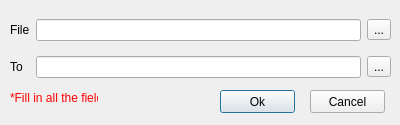
<?xml version="1.0" encoding="UTF-8"?>
<ui version="4.0">
 <class>Copy</class>
 <widget class="QDialog" name="Copy">
  <property name="geometry">
   <rect>
    <x>0</x>
    <y>0</y>
    <width>400</width>
    <height>125</height>
   </rect>
  </property>
  <property name="windowTitle">
   <string>Copy File</string>
  </property>
  <property name="modal">
   <bool>false</bool>
  </property>
  <widget class="QWidget" name="gridLayoutWidget">
   <property name="geometry">
    <rect>
     <x>10</x>
     <y>10</y>
     <width>381</width>
     <height>77</height>
    </rect>
   </property>
   <layout class="QGridLayout" name="gridLayout">
    <item row="1" column="1">
     <widget class="QLineEdit" name="Dir"/>
    </item>
    <item row="1" column="2">
     <widget class="QToolButton" name="PathButton_2">
      <property name="text">
       <string>...</string>
      </property>
     </widget>
    </item>
    <item row="0" column="1">
     <widget class="QLineEdit" name="File"/>
    </item>
    <item row="0" column="2">
     <widget class="QToolButton" name="PathButton">
      <property name="text">
       <string>...</string>
      </property>
     </widget>
    </item>
    <item row="0" column="0">
     <widget class="QLabel" name="label_2">
      <property name="text">
       <string>File</string>
      </property>
     </widget>
    </item>
    <item row="1" column="0">
     <widget class="QLabel" name="label_3">
      <property name="text">
       <string>To</string>
      </property>
     </widget>
    </item>
   </layout>
  </widget>
  <widget class="QPushButton" name="Ok">
   <property name="geometry">
    <rect>
     <x>220</x>
     <y>90</y>
     <width>75</width>
     <height>23</height>
    </rect>
   </property>
   <property name="text">
    <string>Ok</string>
   </property>
  </widget>
  <widget class="QPushButton" name="Cancel">
   <property name="geometry">
    <rect>
     <x>310</x>
     <y>90</y>
     <width>75</width>
     <height>23</height>
    </rect>
   </property>
   <property name="text">
    <string>Cancel</string>
   </property>
  </widget>
  <widget class="QLabel" name="label">
   <property name="enabled">
    <bool>true</bool>
   </property>
   <property name="geometry">
    <rect>
     <x>10</x>
     <y>90</y>
     <width>88</width>
     <height>16</height>
    </rect>
   </property>
   <property name="palette">
    <palette>
     <active>
      <colorrole role="WindowText">
       <brush brushstyle="SolidPattern">
        <color alpha="255">
         <red>255</red>
         <green>0</green>
         <blue>0</blue>
        </color>
       </brush>
      </colorrole>
     </active>
     <inactive>
      <colorrole role="WindowText">
       <brush brushstyle="SolidPattern">
        <color alpha="255">
         <red>255</red>
         <green>0</green>
         <blue>0</blue>
        </color>
       </brush>
      </colorrole>
     </inactive>
     <disabled>
      <colorrole role="WindowText">
       <brush brushstyle="SolidPattern">
        <color alpha="255">
         <red>120</red>
         <green>120</green>
         <blue>120</blue>
        </color>
       </brush>
      </colorrole>
     </disabled>
    </palette>
   </property>
   <property name="text">
    <string>*Fill in all the fields</string>
   </property>
  </widget>
 </widget>
 <resources/>
 <connections/>
</ui>
